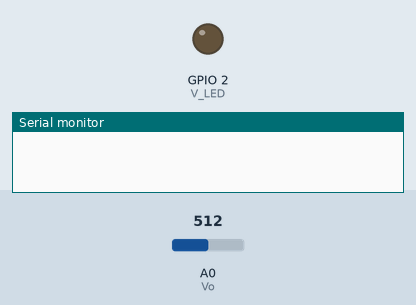
Recording of a sketch running on a simulated ESP8266 (NodeMCU). Shown: output pins drawn as LEDs (lit = HIGH), the last lines printed to the serial monitor. The test bench sets the inputs (shaded band); at power-on: A0 (Vo) = 512. WiFi joins after 1.5 s; servers stay silent unless stated.

Above: at 0.0 s.
At 1.1 s:
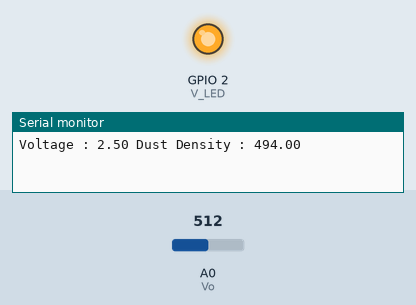
Timing chart, 0 to 2.6 s (numbered marks = the images above):
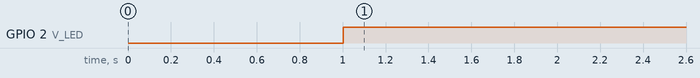

The sketch:

dustlevel2.ino
```cpp
#include <ESP8266WiFi.h>
const char *ssid = "ssid";
const char *password = "password";
const char *host = "ip number";

int Vo = A0;
int V_LED = 2;

float Vo_value = 0;
float Voltage = 0;
float dustDensity = 0;

void setup() {
  // put your setup code here, to run once:
  Serial.begin(9600);
  delay(1000);
  WiFi.begin(ssid, password);
  pinMode(V_LED, OUTPUT);
  pinMode(Vo, INPUT);
}

void loop() {
  // put your main code here, to run repeatedly:
  digitalWrite(V_LED, LOW);
  delayMicroseconds(280);
  Vo_value = analogRead(Vo);
  delayMicroseconds(40);
  digitalWrite(V_LED, HIGH);
  delayMicroseconds(9680);

  Voltage =Vo_value * 5.0 / 1024.0;
  dustDensity = (Voltage - 0.03)/0.005;
  if(dustDensity < 0) dustDensity = 0;

  Serial.print("Voltage : ");
  Serial.print(Voltage);
  Serial.print(" Dust Density : ");
  Serial.println(dustDensity);

  delay(1000);
  WiFiClient client;
  const int Port = 9000;
  if (!client.connect(host, Port)) {
    //Serial.println("dd");
    return;
  }
  String sender =String(dustDensity);
  client.print(sender);
   if (!client.connected()) {
    Serial.println();
    Serial.println("disconnecting.");
    client.stop();

    while (true);
  }
  delay(1000);
  String request = "c";
  while (request == "c") {
    if (client) {
//      Serial.println("연결 성공1");
      if (client.connected()) {
//        Serial.println("연결 성공");
        request = client.readStringUntil('\r');
//        Serial.println(request);
        if (request == "d") {
          client.flush();
          request = "c";
          break;
        }
      }
      else {
//        Serial.println("실패");
      }
    }
  }

}
```

Measured:
- by itself, GPIO 2 (V_LED): LOW → HIGH at 1.0 s
